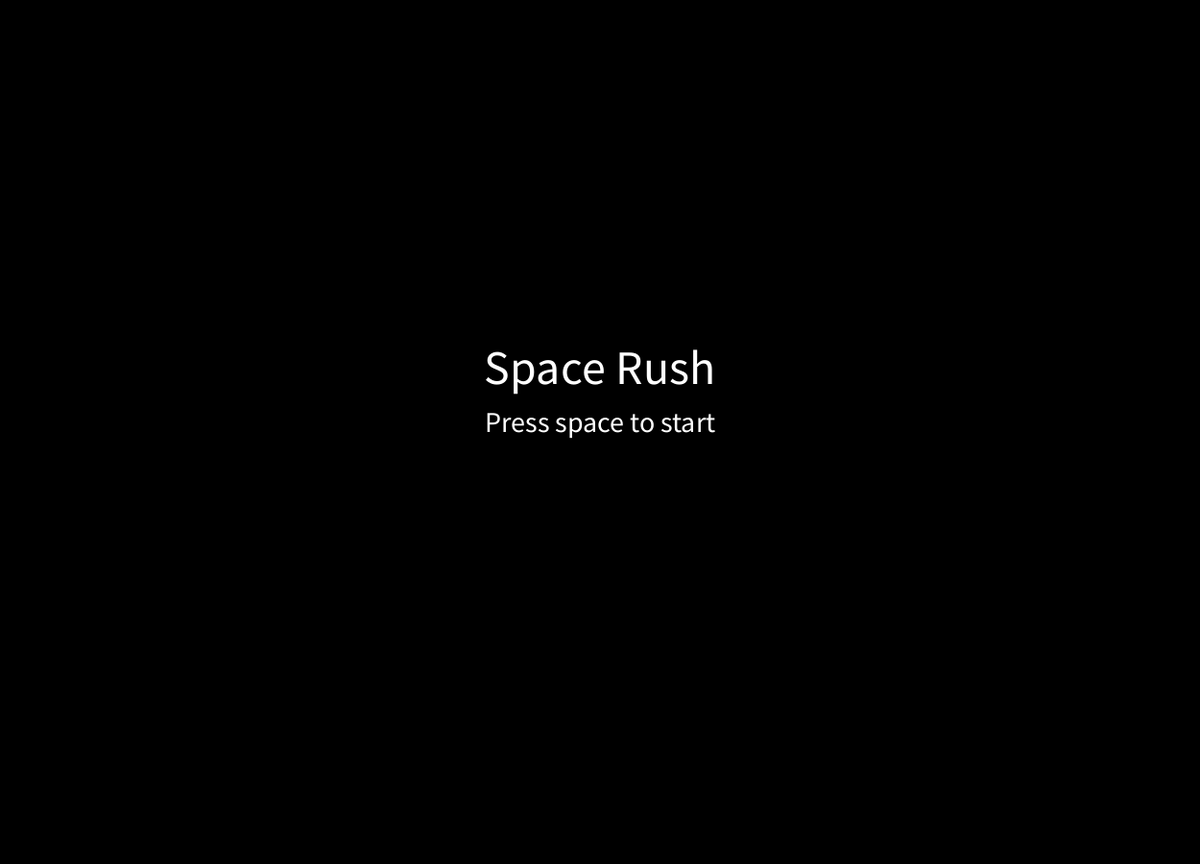
Frame 1 (no input)
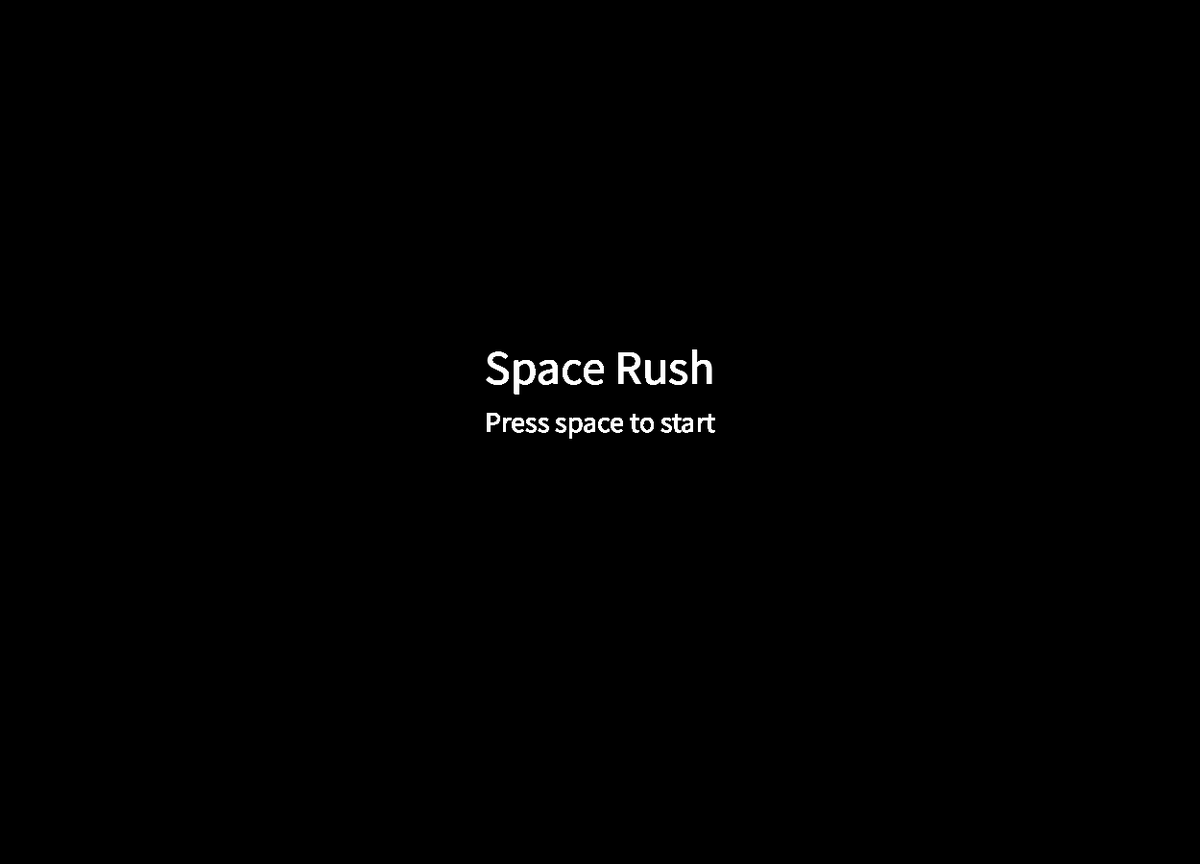
Frame 60 (the mouse pressed at the canvas centre just before this capture)
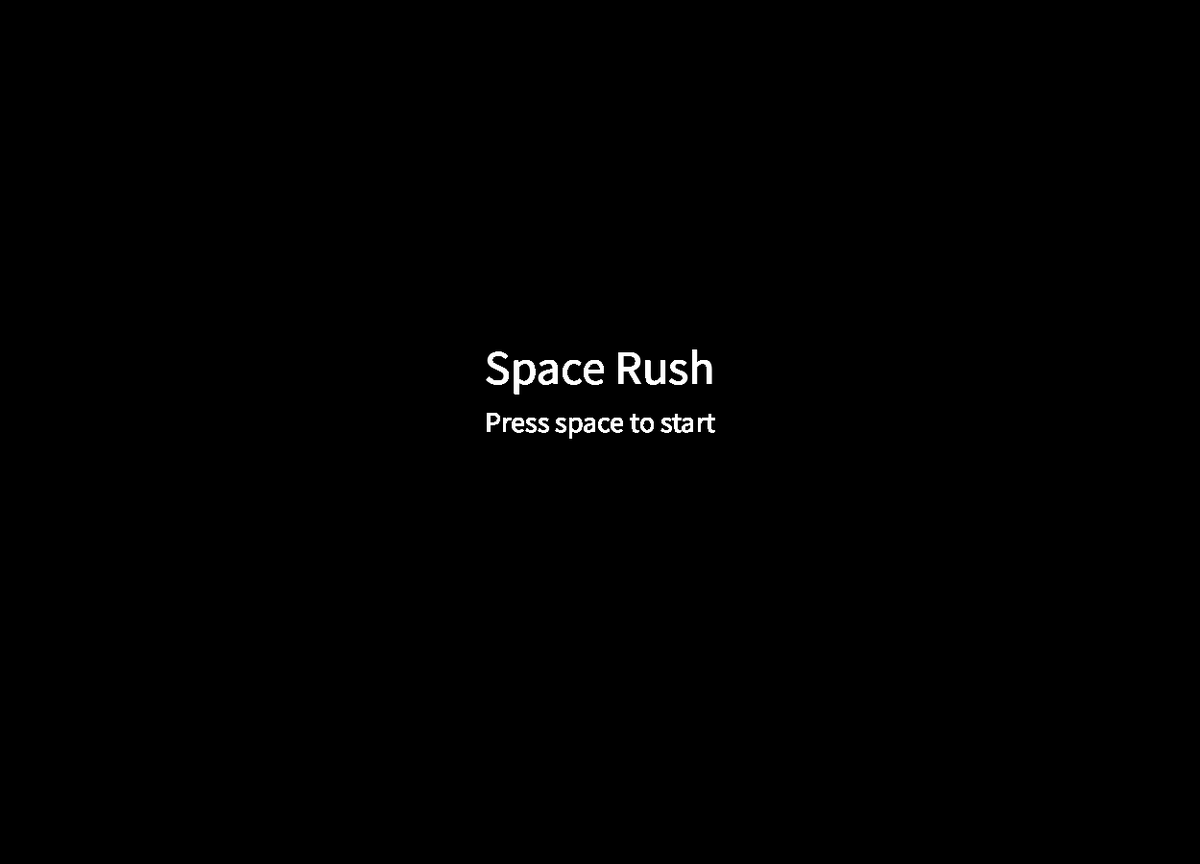
Frame 120 (the mouse held since frame 60 and released just before this capture)

The Processing sketch that drew these frames (run headless with seeded random() and noise(); from frame 60 on, the mouse is pressed at the canvas centre):

// Processing sketch: Space_Triangle
// ── Space_Triangle.pde
ArrayList<enemy> enemies;
player n1;
int score;
int scoreToAdd;
ArrayList<point> points;
menu menu;
boolean[] keys;

void setup() {
  size(1250, 900);
  background(0);
// Vi laver nogle arraylist af points og fjender og tilføjer nogle andre ting som spillere og menuer
  n1 = new player();
  points = new ArrayList<point>();
  points.add(new point(random(50, 1200), random(50, 850), random(20, 30)));
  enemies  = new ArrayList<enemy>();
  enemies.add(new enemy(width/2, height/2, random(28, 48)));
  menu = new menu();

  score = 0;
  scoreToAdd +=2;
}

void draw() {
  clear();
  //hvis menu er et skal vi gøre den ene del af programmet ellers den anden del
  if (menu.page == 1) {
    menu.display();
  }
  if (menu.page == 0) {
    n1.display();

//viser ens score
    textSize(25);
    text("score:" + score, 1140, 40);
//går igennem array listen, checker om spilleren har rørt et point og hvis ja, tilføj et point til score, fjern det gamle point og lav et nyt point.
    for (int i = points.size()-1; i >= 0; i--) {
      point _point = points.get(i);
      if (_point.isNotCollected && dist(n1.location.x, n1.location.y, _point.pLocation.x, _point.pLocation.y) < _point.pointSize) {
        _point.isNotCollected = false;
        points.add(new point(random(50, 1200), random(50, 850), random(10, 20)));
        score++;
      } else if (_point.isNotCollected)_point.display();
    }    
//her updater vi enemy og for hver gang spilleren har samlet 2 points så spawner vi en ny fjende
    for (int i = enemies.size()-1; i >= 0; i--) {
      enemy _enemy = enemies.get(i);
      _enemy.display();
      _enemy.update();
      if (score == scoreToAdd) {

        enemies.add(new enemy(width/2, height/2, random(16, 32)));
        scoreToAdd +=2;
      }
      //check hvis spilleren har haft kontakt med spilleren med at se om værdierne fra spilleren og fjenden er mindre en størrelsen på fjenden
      if (n1.isAlive && dist(n1.location.x, n1.location.y, _enemy.enemyX, _enemy.enemyY) < _enemy.enemySize) {
        //så er spilleren ikke i live. 
        n1.isAlive = false;
      }
    }
  }

//hvis spilleren er død så tegn teksten nedeunder
  if (n1.isAlive == false) {
    println(n1.isAlive);
    textAlign(CENTER);
    textSize(125);
    text("GAME OVER", width/2, 450);
    textSize(60);
    text("Press r to restart", width/2, 520);
    textSize(40);
    text("Total score:" + score, width/2, 570);
  }
}

void keyPressed() {
  menu.keyPressed();
  if (key == 'r') {
    n1.isAlive = true;
  }

  if (key == 'w')
    keys[0] = true;
  if (key == 'a')
    keys[2] =true;
  if (key == 'd')
    keys[3] = true;

}

void keyReleased() {
  if (key == 'w')
    keys[0] = false;
  if (key == 'a')
    keys[2] = false;
  if (key == 'd')
    keys[3] = false;
}

// ── Enemy_ball.pde
class enemy {
  float enemyX;
  float enemyY;
  float enemySize;
  float speedX;
  float speedY;
  float Xdirection;
  float Ydirection;
  boolean isRestarted;

  enemy(float tempX, float tempY, float tempS) {

    enemyX = 0;
    enemyY = 0;
    enemySize = 0;
    enemyX =tempX;
    enemyY = tempY;
    enemySize = tempS;
    speedX = random(-5, 5);
    speedY = random(-5, 5);
    Xdirection = 1;
    Ydirection = 1;
  }
//checker om spillet er genstarted for så skal alle bolde fjernes
  void display() {
    if (!isRestarted);
    ellipseMode(RADIUS);
    ellipse(enemyX, enemyY, enemySize, enemySize);
    //println(enemyX,enemyY);
  }
  void update() {
    //simpel bevægelse for fjenden
    enemyX = enemyX + (speedX * Xdirection);
    enemyY = enemyY + (speedY * Ydirection);
    //gør at fjenden bouncer på væggende 
    if (enemyX > width - enemySize || enemyX < enemySize) {
      Xdirection *= -1;
    }
    if (enemyY > height - enemySize || enemyY < enemySize) {
      Ydirection *= -1;
    }
  }
}

// ── Menu.pde
class menu {

  int page = 1;

  void display() {
//giver ikke så meget mening når det kun er en side, men hvis man skulle lave flere menuer kunne de give mening
    switch(page) {
    case 1:
      frontpage();
      break;
    }
  }
  //hvis 
  void keyPressed() {
    if (key == ' ') page = 0;
//hvis r er trykket nustiller vi alt. Dvs fjerne fjender og nustiller score og scoretoadd og tilføjer en fjende til at starte med
    if (key == 'r'|| key == 'R') { 
      page = 1;
      score = 0;
      enemies.clear();
      enemies.add(new enemy(width/2, height/2, random(16, 32)));
      scoreToAdd = 2;
    }
  }
//hvad der er på front page
  void frontpage() {
    textSize(50);
    textAlign(CENTER);
    text("Space Rush", width/2, 400);
    textSize(30);
    text("Press space to start", width/2, 450);
  }
}

// ── Player.pde


class player {
  //alle variabler til spilleren
  PVector location;
  PVector velocity;
  PVector acceleration;
  PShape shipForm;
  float rotate;
  float heading;
  boolean isAlive = true;
  float shipsize;
  PVector hitboxloc;

  player() {
    location = new PVector(width/2, height/2);
    velocity = new PVector(0, 0);
    acceleration = new PVector(0, 0);
    hitboxloc = new PVector(0,0);
    heading = 0;
    keys = new boolean[5];
// laver formen til skibet
    shipForm = createShape();
    shipForm.beginShape();
    shipForm.fill(255, 0, 0);
    shipForm.strokeWeight(0.5);
    shipForm.vertex(0, -4);
    shipForm.vertex(3, 0);
    shipForm.vertex(3, 3);
    shipForm.vertex(0, 0);
    shipForm.vertex(-3, 3);
    shipForm.vertex(-3, 0);
    shipForm.vertex(0, -4);
    shipForm.endShape();
    shipsize = 20;
  }

  void display() {
    //hvis spilleren lever så skal vi opdatere location og hitbox
    if (!isAlive) return;
    //kalder update for hver frame istaren af display
    update();
    shipForm.resetMatrix();
    shipForm.rotate(radians(heading));
    hitboxloc.x = location.x;
    hitboxloc.y = location.y;
    shape(shipForm, location.x, location.y, 10, 10);
    println(location.x, location.y);
    rectMode(CENTER);
    noFill();
    square(hitboxloc.x, hitboxloc.y, shipsize);
    fill(255);
    println(hitboxloc.x, hitboxloc.y);
  }



  void update() {
    // vi sæætter acceleration til 0 i starten af update så farten ikke bare stiger for evigt. På den måde kan spilleren sænke farten
    acceleration.x = 0;
    acceleration.y= 0;
    //hvis key 0 som er "w" er true så skal acceleration accelererer i retningen af skibet 
    if (keys[0]) {
      acceleration.x = 0.1*cos(radians(heading)-PI/2);
      acceleration.y = 0.1*sin(radians(heading)-PI/2);
    }
    // hvis "a" er true så rotere vi skibet til venstre med 5 pr frame hvor key er trukket ned 
    if (keys[2]) {
      heading -= 5;
    }// samme men til højre hvor "d" er trykket
    if (keys[3]) {
      heading += 5;
    }
    //her tilføjer vi accelerationen til fart
    velocity.add(acceleration);
   //her tilføjer vi farten med acceleration til location
   // dette er med til at få skibet til at bevæge sig
    location.add(velocity);
    //hitboxes, sørger for at spilleren ikke kan flyve ud af spildevinduet. Spillerens x og y værdi må ikke være styre end vindues højde og bredde
    if (hitboxloc.x > 1248) {
      location.x = 1247;
    }
    if (hitboxloc.x < 2) {
      location.x = 3;
    }
    if (hitboxloc.y > 898) {
      location.y = 897;
    }     
    if (hitboxloc.y < 2) {
      location.y = 3;
    }
  }
}

// ── Points.pde


class point{
 PVector pLocation;
  float pointSize;
  boolean isNotCollected = true;
  //har nogle midlertidlige værdier så der kan skabes flere af dem og tilføje dem til en arraylist
  point(float tempX, float tempY,float tempS){
  pLocation = new PVector(0,0);
  pointSize = tempS;
  pLocation.x = tempX;
  pLocation.y = tempY;
  }
  


void display(){
  //hvis den ikke er collected så tegn firkant.
  if(!isNotCollected) return;
square(pLocation.x,pLocation.y,pointSize);

}

}
